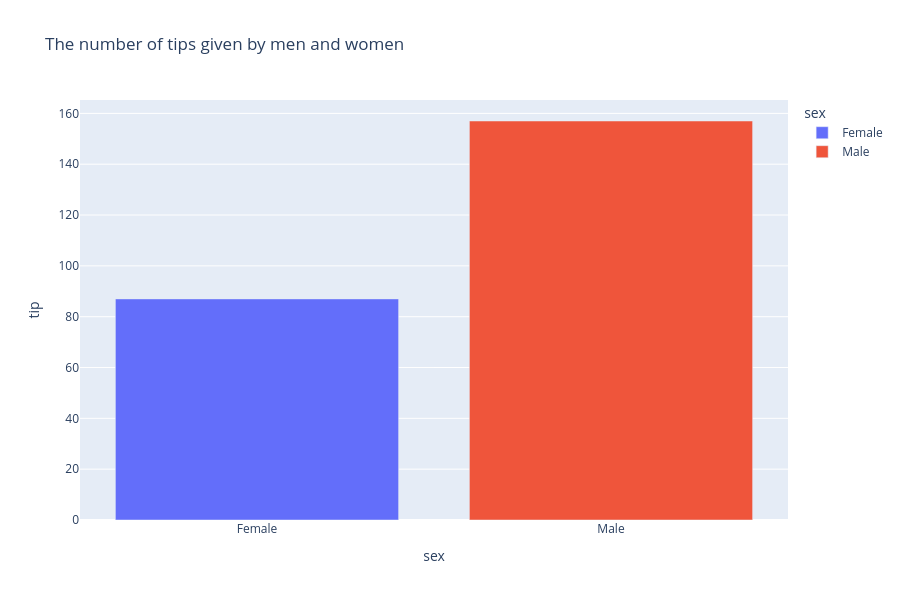

Write notebook code for a chart like this one.
### Markdown cell above
# The number of tips given by men and women 
Let’s go a bit further and compare the tipping behavior of men and women.
When we plot the total tips by gender using a bar chart, we can see that men tend to leave more tips than women.
This may be because men often act as the head of the household, or because they are more likely to pay the tip during a two-person date to impress their companion.

### Code cell
df_sum_2 = df.groupby('sex' ,as_index = False)['tip'].count()

px.bar(data_frame=df_sum_2 ,x = 'sex' ,y = 'tip',color='sex',title='The number of tips given by men and women',height=600,width=900)

### Figure 1 — Plotly figure (JSON) as saved in the notebook; plotly's stock layout.template omitted (floating-point values rounded to 4 significant figures)
{"data": [{"hovertemplate": "sex=%{x}<br>tip=%{y}<extra></extra>", "legendgroup": "Female", "marker": {"color": "#636efa", "pattern": {"shape": ""}}, "name": "Female", "orientation": "v", "showlegend": true, "textposition": "auto", "type": "bar", "x": ["Female"], "xaxis": "x", "y": [87], "yaxis": "y"}, {"hovertemplate": "sex=%{x}<br>tip=%{y}<extra></extra>", "legendgroup": "Male", "marker": {"color": "#EF553B", "pattern": {"shape": ""}}, "name": "Male", "orientation": "v", "showlegend": true, "textposition": "auto", "type": "bar", "x": ["Male"], "xaxis": "x", "y": [157], "yaxis": "y"}], "layout": {"barmode": "relative", "height": 600, "legend": {"title": {"text": "sex"}, "tracegroupgap": 0}, "title": {"text": "The number of tips given by men and women"}, "width": 900, "xaxis": {"anchor": "y", "categoryarray": ["Female", "Male"], "categoryorder": "array", "domain": [0, 1], "title": {"text": "sex"}}, "yaxis": {"anchor": "x", "domain": [0, 1], "title": {"text": "tip"}}}}
